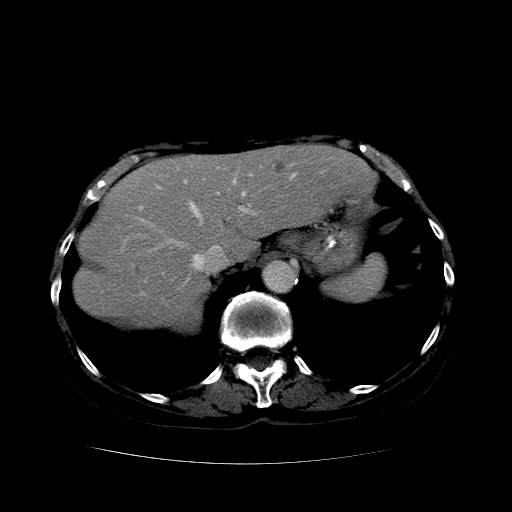
#> input picture Lectures Scripts/Sample Liver Image.bmp, 512 x 512 px
$ python '[24] Local Binary Pattern for 2D.py'
#> lines starting #> are read from the running program, lines starting #| are printed output that depends on the picture; after the words box and inside, x2 and y2 are one past the last pixel; in counts of white or black regions, pixels touching at a corner belong together
# Author: Hossam Magdy Balaha
# Date: June 20th, 2024
# Permissions and Citation: Refer to the README file.

import cv2
import numpy as np
import matplotlib.pyplot as plt


def LocalBinaryPattern2D(image, theta=135, isClockwise=False):
  distance = 1
  windowSize = distance * 2 + 1
  centerX = windowSize // 2
  centerY = windowSize // 2

  lbpMatrix = np.zeros(image.shape, dtype=np.uint8)
  kernel = np.zeros((windowSize, windowSize), dtype=np.uint8)

  paddedA = np.pad(image, distance, mode="constant", constant_values=0)

  for i in range(windowSize ** 2 - 1):
    xLoc = int(centerX + np.round(distance * np.cos(np.radians(theta))))
    yLoc = int(centerY - np.round(distance * np.sin(np.radians(theta))))
    kernel[yLoc, xLoc] = 2 ** i
    theta += -45 if isClockwise else 45

  for y in range(1, image.shape[0] + 1):
    for x in range(1, image.shape[1] + 1):
      region = paddedA[y - distance:y + distance + 1, x - distance:x + distance + 1]
      comp = region >= region[centerY, centerX]
      lbpMatrix[y - 1, x - 1] = np.sum(kernel[comp])

  return lbpMatrix


caseImgPath = r"Sample Liver Image.bmp"
caseSegPath = r"Sample Liver Segmentation.bmp"

# Load the images.
caseImg = cv2.imread(caseImgPath, cv2.IMREAD_GRAYSCALE)
#> caseImg is the input picture: shape (512, 512); min 0, max 255, mean 24.9
caseSeg = cv2.imread(caseSegPath, cv2.IMREAD_GRAYSCALE)
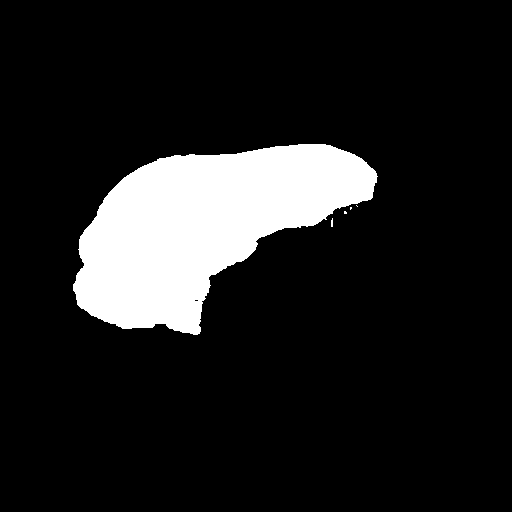
#> input picture Lectures Scripts/Sample Liver Segmentation.bmp, 512 x 512 px
#> caseSeg: shape (512, 512); 12.6% white; 5 white regions (4 under 20 px), largest, box (x1, y1, x2, y2) and area: (73, 144, 378, 335) 32877

# Extract the ROI.
roi = cv2.bitwise_and(caseImg, caseSeg)
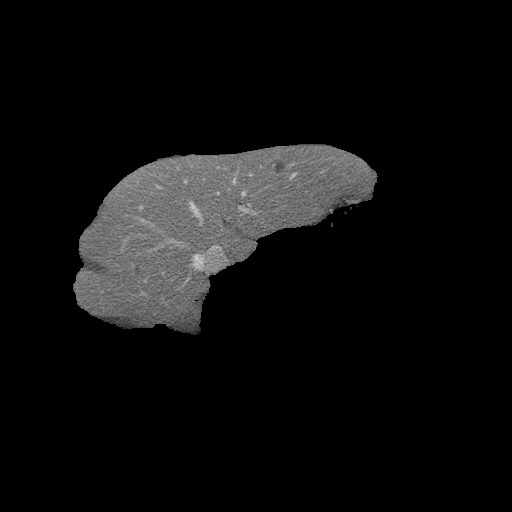
#> roi: shape (512, 512); min 0, max 214, mean 14.5

# Crop the ROI.
x, y, w, h = cv2.boundingRect(roi)
#> x = 73; y = 144; w = 305; h = 191
cropped = roi[y:y + h, x:x + w]
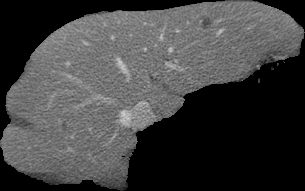
#> cropped: shape (191, 305); min 0, max 214, mean 65.2

isClockwise = False
theta = 135  # Start from the top-left corner.

lbpMatrix = LocalBinaryPattern2D(cropped, theta, isClockwise)
#> in LocalBinaryPattern2D, `paddedA = np.pad(image, distance, mode="constant", constant_values=0)`:
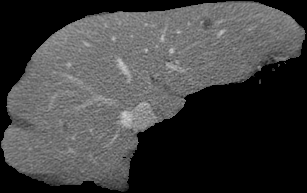
#> paddedA: shape (193, 307); min 0, max 214, mean 64.1
#> after the loop in LocalBinaryPattern2D, `for y in range(1, image.shape[0] + 1):`:
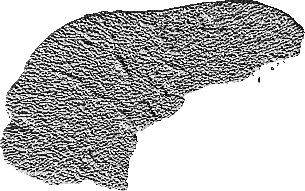
#> lbpMatrix: shape (191, 305); min 0, max 255, mean 185.1

# Calculate the histogram.
min = int(np.min(lbpMatrix))
#> min = 0
max = int(np.max(lbpMatrix))
#> max = 255
hist2D = []
for i in range(min, max + 1):
  hist2D.append(np.count_nonzero(lbpMatrix == i))
#> after the loop, hist2D = 256 values, max 27868 at index 255, min 0 at index 85, mean 227.6
hist2D = np.array(hist2D)

# Calculate the percentiles.
quantiles = [10, 25, 50, 75, 90]
percentiles = np.percentile(hist2D, quantiles)
#> percentiles = [6, 20, 52.5, 125, 312.5]

print("Percentiles:")
print(percentiles)
#| [  6.   20.   52.5 125.  312.5]

plt.figure()
plt.subplot(1, 2, 1)
plt.imshow(cropped, cmap="gray")
plt.title("Original Image")
plt.axis("off")
plt.tight_layout()
plt.subplot(1, 2, 2)
plt.imshow(lbpMatrix, cmap="gray")
plt.title("LBP Image")
plt.axis("off")
plt.tight_layout()
plt.show()

plt.figure()
plt.bar(np.arange(min + 1, max), hist2D[1:-1])
plt.title("2D Histogram")
plt.xlabel("Pixel Value")
plt.ylabel("Frequency")
plt.tight_layout()
plt.show()
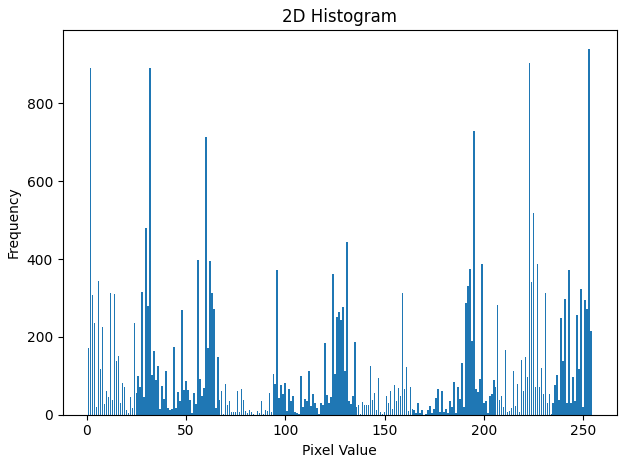
#> figure drawn by matplotlib, 1 panel; tallest bar 941 high, from x = 252.6 to 253.4
